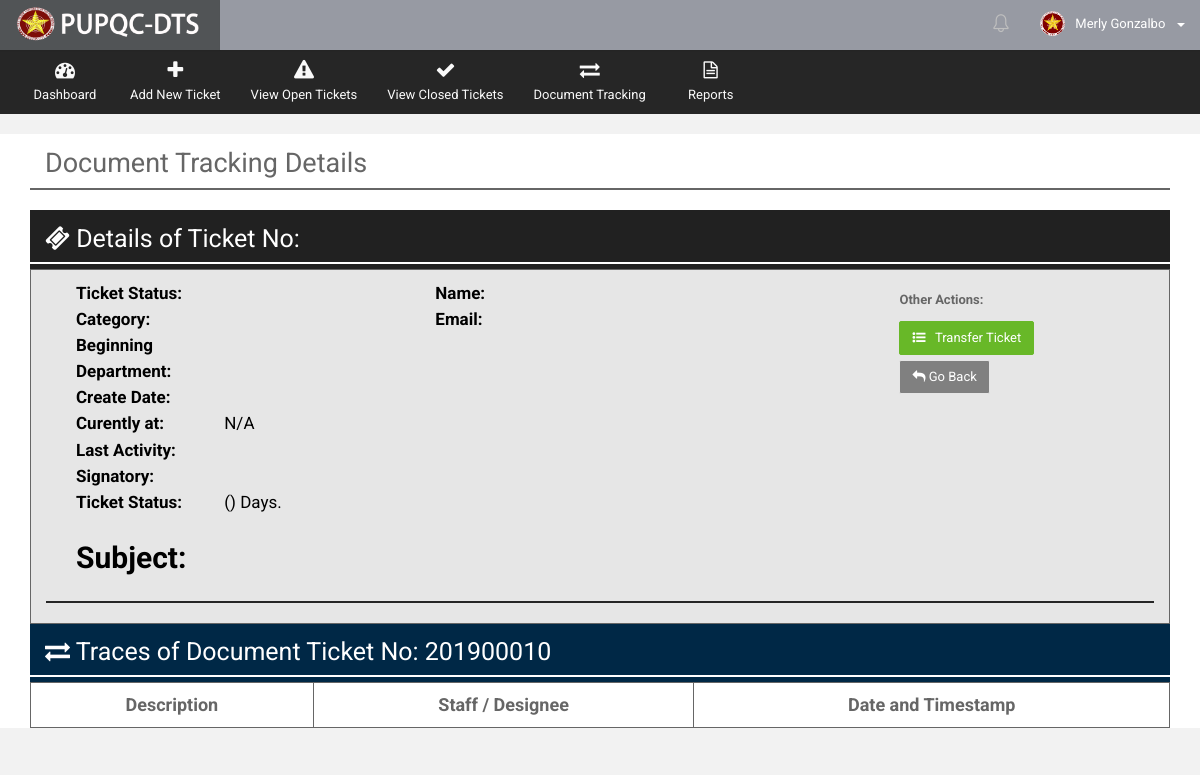
The page /Web/Department/views/ticket_trace_review.php?getID=201900010 (signed in) on the database as committed earlier.
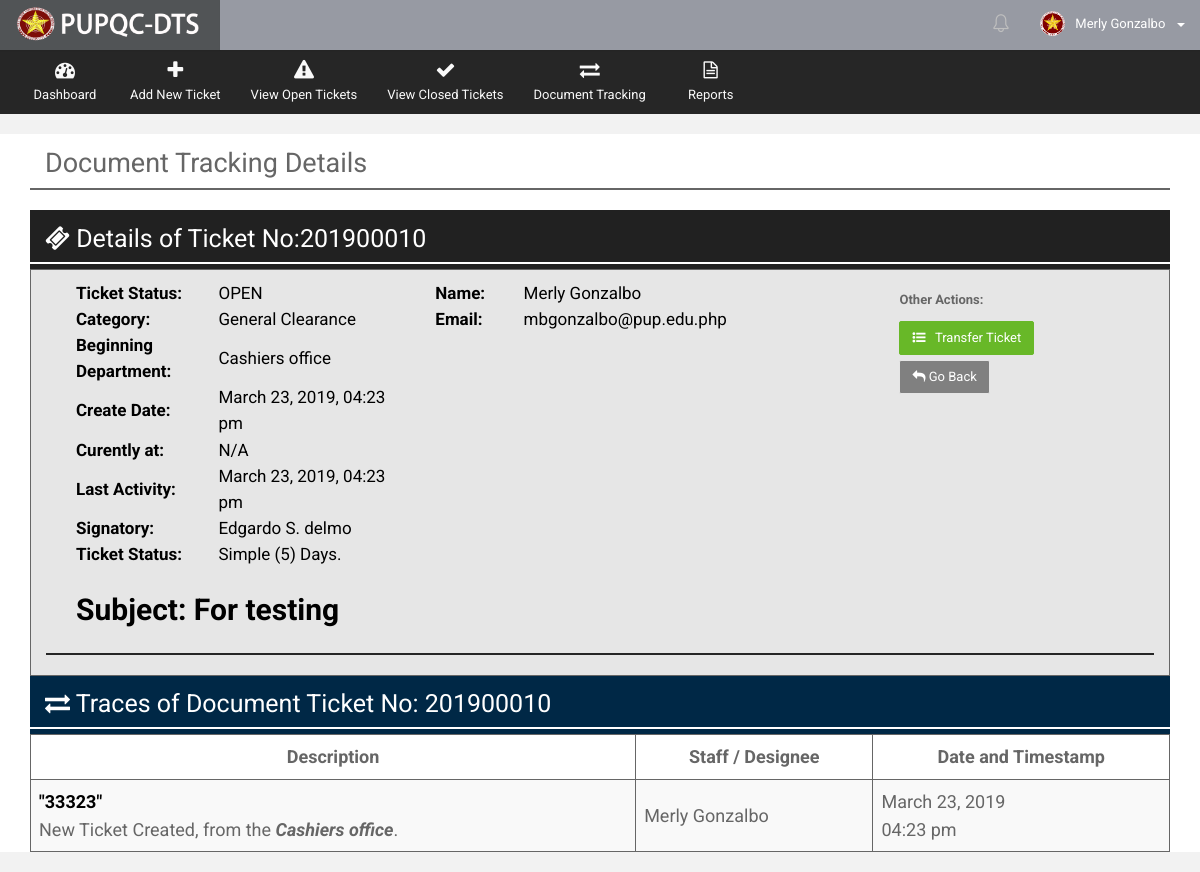
The same page on the database as committed later.
### tables this page shows
CREATE TABLE `t_document_track` (
  `docu_tr_ID` int(10) NOT NULL,
  `docu_tr_ticket_no` varchar(255) NOT NULL,
  `docu_tr_doctype` int(10) NOT NULL,
  `docu_tr_sourcetype` int(10) NOT NULL,
  `docu_tr_ext_source_desc` varchar(255) DEFAULT NULL,
  `docu_tr_prioritytype` int(10) NOT NULL,
  `docu_tr_count_date_process` varchar(10) NOT NULL,
  `docu_tr_from_office` int(10) NOT NULL,
  `docu_tr_to_office` int(10) DEFAULT NULL,
  `docu_tr_subject` varchar(255) NOT NULL,
  `docu_tr_desc` varchar(255) NOT NULL,
  `docu_tr_closing_remarks` varchar(255) DEFAULT NULL,
  `docu_tr_remarks` varchar(255) DEFAULT NULL,
  `docu_tr_asignatory` varchar(255) NOT NULL,
  `docu_tr_createdby` int(10) NOT NULL,
  `docu_tr_receiver` int(10) DEFAULT NULL,
  `docu_tr_sender` int(10) DEFAULT NULL,
  `docu_tr_closedby` int(10) DEFAULT NULL,
  `docu_tr_reopenedby` int(10) DEFAULT NULL,
  `docu_tr_receiving_stat` varchar(30) DEFAULT NULL,
  `docu_tr_date_create` date NOT NULL,
  `docu_tr_time_create` time NOT NULL,
  `docu_tr_date_sent` date DEFAULT NULL,
  `docu_tr_time_sent` time DEFAULT NULL,
  `docu_tr_date_received` date DEFAULT NULL,
  `docu_tr_time_received` time DEFAULT NULL,
  `docu_tr_date_done` date DEFAULT NULL,
  `docu_tr_time_done` time DEFAULT NULL,
  `docu_tr_date_reopened` date DEFAULT NULL,
  `docu_tr_time_reopened` time DEFAULT NULL,
  `docu_tr_status` varchar(20) NOT NULL DEFAULT 'OPEN',
  `docu_tr_overdue_stat` varchar(10) NOT NULL DEFAULT 'NO',
  `docu_tr_action` varchar(30) NOT NULL,
  `docu_tr_notif_stat` bit(1) NOT NULL DEFAULT b'1',
  `docu_tr_disp_stat` bit(1) NOT NULL DEFAULT b'1'
);

CREATE TABLE `r_document_type` (
  `docutype_ID` int(10) NOT NULL,
  `docutype_desc` varchar(50) NOT NULL,
  `docutype_stat` bit(1) NOT NULL DEFAULT b'1',
  `docutype_timestamp` datetime NOT NULL DEFAULT CURRENT_TIMESTAMP
);

CREATE TABLE `r_office` (
  `office_ID` int(10) NOT NULL,
  `office_name` varchar(200) NOT NULL,
  `office_stat` bit(1) NOT NULL DEFAULT b'1',
  `office_timestamp` datetime NOT NULL DEFAULT CURRENT_TIMESTAMP
);

CREATE TABLE `t_document_track_history` (
  `docu_tr_his_ID` int(10) NOT NULL,
  `docu_tr_his_ticket_no` varchar(255) NOT NULL,
  `docu_tr_his_doctype` int(10) NOT NULL,
  `docu_tr_his_sourcetype` int(10) NOT NULL,
  `docu_tr_his_ext_source_desc` varchar(255) DEFAULT NULL,
  `docu_tr_his_prioritytype` int(10) NOT NULL,
  `docu_tr_his_count_date_process` varchar(10) NOT NULL,
  `docu_tr_his_from_office` int(10) NOT NULL,
  `docu_tr_his_to_office` int(10) DEFAULT NULL,
  `docu_tr_his_subject` varchar(255) NOT NULL,
  `docu_tr_his_desc` varchar(255) NOT NULL,
  `docu_tr_his_closing_remarks` varchar(255) DEFAULT NULL,
  `docu_tr_his_remarks` varchar(255) DEFAULT NULL,
  `docu_tr_his_asignatory` varchar(255) NOT NULL,
  `docu_tr_his_createdby` int(10) NOT NULL,
  `docu_tr_his_receiver` int(10) DEFAULT NULL,
  `docu_tr_his_sender` int(10) DEFAULT NULL,
  `docu_tr_his_closedby` int(10) DEFAULT NULL,
  `docu_tr_his_reopenedby` int(10) DEFAULT NULL,
  `docu_tr_his_receiving_stat` varchar(30) DEFAULT NULL,
  `docu_tr_his_date_create` date NOT NULL,
  `docu_tr_his_time_create` time NOT NULL,
  `docu_tr_his_date_sent` date DEFAULT NULL,
  `docu_tr_his_time_sent` time DEFAULT NULL,
  `docu_tr_his_date_received` date DEFAULT NULL,
  `docu_tr_his_time_received` time DEFAULT NULL,
  `docu_tr_his_date_done` date DEFAULT NULL,
  `docu_tr_his_time_done` time DEFAULT NULL,
  `docu_tr_his_date_reopened` date DEFAULT NULL,
  `docu_tr_his_time_reopened` time DEFAULT NULL,
  `docu_tr_his_status` varchar(20) NOT NULL DEFAULT 'OPEN',
  `docu_tr_his_overdue_stat` varchar(10) NOT NULL DEFAULT 'NO',
  `docu_tr_his_action` varchar(30) NOT NULL,
  `docu_tr_his_notif_stat` bit(1) NOT NULL DEFAULT b'1',
  `docu_tr_his_disp_stat` bit(1) NOT NULL DEFAULT b'1',
  `docu_tr_his_timestamp` datetime NOT NULL DEFAULT CURRENT_TIMESTAMP
);

CREATE TABLE `r_priority_type` (
  `priority_ID` int(10) NOT NULL,
  `priority_desc` varchar(50) NOT NULL,
  `priority_date_count` int(10) NOT NULL,
  `priority_stat` bit(1) NOT NULL DEFAULT b'1',
  `priority_timestamp` datetime NOT NULL DEFAULT CURRENT_TIMESTAMP
);

CREATE TABLE `t_employees` (
  `emp_ID` int(10) NOT NULL,
  `emp_lastname` varchar(100) NOT NULL,
  `emp_middlename` varchar(100) DEFAULT NULL,
  `emp_firstname` varchar(100) NOT NULL,
  `emp_office` int(10) NOT NULL,
  `emp_position` varchar(50) NOT NULL,
  `emp_picture` varchar(255) DEFAULT 'default.png',
  `emp_active_flag` bit(1) NOT NULL DEFAULT b'1',
  `emp_mod_date` datetime NOT NULL DEFAULT CURRENT_TIMESTAMP
);

CREATE TABLE `t_accounts` (
  `acc_ID` int(10) NOT NULL,
  `acc_empID` int(10) NOT NULL,
  `acc_username` varchar(100) NOT NULL,
  `acc_password` varchar(100) NOT NULL,
  `acc_email` varchar(255) DEFAULT NULL,
  `acc_user_role` int(10) NOT NULL,
  `acc_active_flag` varchar(20) NOT NULL DEFAULT 'Active',
  `acc_timestamp` datetime NOT NULL DEFAULT CURRENT_TIMESTAMP,
  `acc_mod_date` datetime NOT NULL DEFAULT CURRENT_TIMESTAMP
);

### Web/Department/views/ticket_trace_review.php (the view, shortened to what the changed rows need)
<?php
    include("../utilities/Header.php");
    include("../utilities/Notification.php");
    include("../utilities/Tables.php");
    if (isset($_GET['getID']))
    {
        $docu_ticketno = $_GET['getID'];
    }
?>
      <div class="wrapper row-offcanvas row-offcanvas-left">
       <div class="content">
          <section class="main-content">
             <div class="col-md-12">
                <div class="col-md-12">
                  <h2 style="margin-top: 15px">Document Tracking Details</h2>
                </div>
             </div>
            <?php include("../functionalities/ticket_num_generator.php");?>
            <div class="row" style="background-color: white">
              <div class="col-md-12">
                <div class="box-info">
                  <?php include("get_view_details_docu_ticket.php");?>
                  <div class="col-md-12">
                    <div class="panel-heading" style="background-color: #212121; ">
                        <h4 style="color: white; font-size: 25px"><i class="fa fa-ticket"></i>   Details of Ticket No:<?php echo $docu_tr_ticket_no; ?></h4>
                        <div class="row" style="padding:1px; background-color:white;"></div>
                    </div>
                      <div class="col-md-12" style="background-color: #e6e6e6; border: 1px solid">
                          <div class="col-md-12" style="margin-bottom: 10px; margin-right: 2%; ">
                               <div class="col-md-4" style="color: black; font-size:17px">
                                  <table>
                                    <tbody>
                                       <tr style="margin: 70px">
                                         <td style="width: 220px"><b>Ticket Status:</b></td>
                                         <td style="width: 370px"><?php echo $docu_tr_status; ?></td>
                                       </tr>
                                       <tr style="margin: 70px">
                                         <td style="width: 220px"><b>Category:</b></td>
                                         <td style="width: 370px"><?php echo $docutype_desc ?></td>
                                       </tr>
                                       <tr style="margin: 70px">
                                         <td style="width: 220px"><b>Beginning <br> Department:</b></td>
                                         <td style="width: 370px"><?php echo $created_office_name;?></td>
                                       </tr>
                                       <tr style="margin: 70px">
                                         <td style="width: 220px"><b>Create Date:</b></td>
                                         <td style="width: 370px"><?php echo $DTcreate; ?></td>
                                       </tr>
                                       <tr style="margin: 70px">
                                         <td style="width: 220px"><b>Last Activity:</b></td>
                                         <td style="width: 370px"><?php echo $new_LT_format; ?></td>
                                       </tr>
                                       <tr style="margin: 70px">
                                         <td style="width: 220px"><b>Signatory:</b></td>
                                         <td style="width: 370px"><?php echo $docu_tr_asignatory;?></td>
                                       </tr>
                                       <tr style="margin: 70px">
                                         <td style="width: 220px"><b>Ticket Status:</b></td>
                                         <td style="width: 370px"><?php echo $priority_desc.' ('.$priority_days_count.') Days.';?></td>
                                       </tr>
                                    </tbody>
                                  </table>
                               </div>
                               <div class="col-md-5" style="color: black; font-size:17px">
                                  <table>
                                    <tbody>
                                       <tr>
                                         <td style="width: 100px"><b>Name:</b></td>
                                         <td style="width: 370px"><?php echo $creator_compname; ?></td>
                                       </tr>
                                       <tr>
                                         <td style="width: 100px"><b>Email:</b></td>
                                         <td style="width: 370px"><?php echo $acc_email; ?></td>
                                       </tr>
                                    </tbody>
                                  </table>
                               </div>
                          <div class="col-md-12">
                            <p style="font-size: 30px; color: black; margin-top: 20px; font-weight: bold">Subject: <?php echo $docu_tr_subject?></p>
                          </div>
                      </div>
                  </div>
                </div>
              </div>
              <div class="col-md-12">
                <div class="box-info">
                    <table class="table table-striped mbn" style="font-size: 18px">
                       <thead>
                       <tr>
                           <th style="border:1px solid; text-align: center">Description</th>
                           <th style="border:1px solid; text-align: center">Staff / Designee</th>
                           <th style="border:1px solid; text-align: center">Date and Timestamp</th>
                       </tr>
                       </thead>
                       <tbody>
                        <?php include("get_view_table_tracing_details.php");?>
                      </tbody>
                    </table>
                </div>
              </div>
            </div>
          </section>
       </div>
      </div>
 <link type="text/css" rel="stylesheet" href="../../../resources-web/assets/plugins/bootstrap-wysihtml5/bootstrap3-wysihtml5.min.css">
</body>
</html>

### Web/Department/views/get_view_table_tracing_details.php (shortened to what the changed rows need)
<?php
        include("../../../db_con.php");
        $view_query1 = mysqli_query($connection,"SELECT * FROM `t_document_track_history` AS DOCU
                                                       INNER JOIN `t_accounts` AS ACC
                                                       INNER JOIN `t_employees` AS EMP
                                                       INNER JOIN `r_document_type` AS TYPE
                                                       INNER JOIN `r_source_type` AS SRC
                                                       INNER JOIN `r_priority_type` AS PRIO
                                                       ON  ACC.acc_empID = EMP.emp_ID
                                                       and TYPE.docutype_ID = DOCU.docu_tr_his_doctype
                                                       and SRC.source_ID = DOCU.docu_tr_his_sourcetype
                                                       and PRIO.priority_ID = DOCU.docu_tr_his_prioritytype
                                                       WHERE DOCU.docu_tr_his_ticket_no = '$docu_ticketno'
                                                       GROUP BY DOCU.docu_tr_his_ID");
        while($row1 = mysqli_fetch_array($view_query1))
        {
            $docu_tr_desc = $row1["docu_tr_his_desc"];
            $docu_tr_from_office = $row1["docu_tr_his_from_office"];
            $docu_action = $row1["docu_tr_his_action"];
            $docu_tr_createdby = $row1["docu_tr_his_createdby"];
            $docu_tr_date_create = new datetime($row1["docu_tr_his_date_create"]);
            $docu_tr_time_create = new datetime($row1["docu_tr_his_time_create"]);
            $date_create = $docu_tr_date_create->format('F d, Y');
            $time_create = $docu_tr_time_create->format('h:i a');
              $getoffice_creator = mysqli_query($connection, "SELECT * FROM `t_employees` AS EMP
                                                              INNER JOIN `r_office` AS OFF
                                                              ON EMP.emp_office = OFF.office_ID
                                                      WHERE OFF.office_ID = '$docu_tr_from_office'");
              while($create_off_row = mysqli_fetch_array($getoffice_creator))
              {
                $created_office_name = $create_off_row["office_name"];
              }
              $getcreator = mysqli_query($connection, "SELECT * FROM `t_employees` AS EMP
                                                              INNER JOIN `r_office` AS OFF
                                                              ON EMP.emp_office = OFF.office_ID
                                                      WHERE EMP.emp_ID = ' $docu_tr_createdby'");
               while($creator_row = mysqli_fetch_array($getcreator))
               {
                 $creator_fname = $creator_row["emp_firstname"];
                 $creator_lname = $creator_row["emp_lastname"];
                 $creator_compname = $creator_fname.' '.$creator_lname;
               }
             echo      '<td style="border:1px solid"> ';
                         if($docu_action == 'Created')
                         {
                            echo  '<b style="color: black">"'.$docu_tr_desc.'"</b><br> New Ticket '.$docu_action.', from the <i><b>'.$created_office_name.'</b></i>.';
                         }
             echo      '</td>';
             echo      '<td style="border:1px solid"> ';
                         if($docu_action == 'Created')
                         {
                           echo  $creator_compname;
                         }
             echo      '</td>';
             echo      '<td style="border:1px solid"> ';
                         if($docu_action == 'Created')
                         {
                           echo  $date_create.'<br>'.$time_create;
                         }
             echo      '</td>';
       }
?>

Rows that differ between the two databases and show on the page:
added t_document_track: docu_tr_ticket_no "201900010", docu_tr_status "OPEN", docu_tr_doctype.docutype_desc "General Clearance", DTcreate "March 23, 2019, 04:23 pm", docu_tr_asignatory "Edgardo S. delmo", docu_tr_prioritytype.priority_desc "Simple", docu_tr_prioritytype.priority_date_count "5", docu_tr_subject "For testing"
now on this page (row unchanged): r_office: office_name "Cashiers office"
added t_document_track_history: docu_tr_his_timestamp "March 23, 2019, 04:23 pm", docu_tr_his_desc "33323", docu_tr_his_action "Created", docu_tr_his_from_office.office_name "Cashiers office", t_employees.emp_firstname+emp_lastname "Merly Gonzalbo", docu_tr_his_date_create "March 23, 2019", docu_tr_his_time_create "04:23 pm"
now on this page (row unchanged): t_employees: creator_compname "Merly Gonzalbo", t_accounts.acc_email "mbgonzalbo@pup.edu.php"
